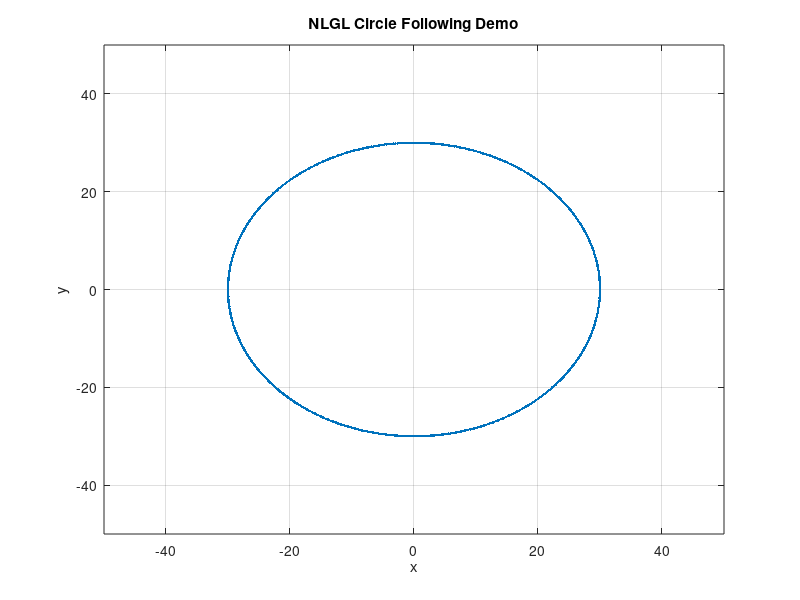

Here is the MATLAB script that generated this plot: (Note: this script raises an error after producing the figure.)
clear,clc,close all

% Initialize the UAV
x_usv = -10;
y_usv = -30;
v_usv = 4;
h_usv = pi/2;
delta_t = 1;

% Define vessel shape
x_shape = [0,0.3,0.7,1,0.5,0,-0.5,-1,-0.7,-0.3,0];
y_shape = [6,4.6,2,0,-1.2,-2,-1.2,0,2,4.6,6];
scale = 1;
[m_shape, n_shape] = size(x_shape);

% Initialize the straight line path
center_x = 0;
center_y = 0;
radius = 30;

theta = 0:0.01:2*pi;
circle_x = center_x + radius*cos(theta);
circle_y = center_y + radius*sin(theta);
plot(circle_x,circle_y,'.')
hold on

% Set the guidance algorithm parameter
radius_NLGL = 5;
circle_direction = 1; % -1 is clockwise, 1 is anticlock

% Initialize the plot
xlim([-50 50])
ylim([-50 50])
hold on
xlabel('x')
ylabel('y')
hold on
grid on
title('NLGL Circle Following Demo')

% The mission loop
for i = 1:1000
    x_usv = x_usv + v_usv * cos(h_usv) * delta_t;
    y_usv = y_usv + v_usv * sin(h_usv) * delta_t;
    
    %% NLGL circle guidance algorithm
    
    % Calculate the potential VTPs
    [xq, yq] = circcirc(center_x,center_y,radius, x_usv, y_usv,radius_NLGL);
    q1 = [xq(1), yq(1)];
    q2 = [xq(2), yq(2)];
    
    % Selecting the VTP
    alpha1 = atan2(q1(2)-center_y,q1(1)-center_x);
    alpha2 = atan2(q2(2)-center_y,q2(1)-center_x);
    
    if alpha1 < 0
        alpha1 = alpha1+2*pi;
    end
    
    if alpha2 < 0
        alpha2 = alpha2 + 2*pi;
    end
    
    beta = alpha2 - alpha1;
    
    if abs(beta)>pi
        beta = -beta;
    end
    
    if sign(beta)== sign(circle_direction)
        VTP = q2;
    elseif sign(beta)==-sign(circle_direction)
        VTP = q1;
    end
    
    h_desired_usv = atan2(VTP(2) - y_usv, VTP(1) - x_usv);
    if h_desired_usv < 0
        h_desired_usv = h_desired_usv + 2*pi;
    end
    
    h_usv = h_desired_usv;
    
    % Plot the usv
    [x_usv_plot, y_usv_plot, H, G] = draw_kayaka(x_shape,y_shape,x_usv,y_usv,scale, h_usv);
    pause(0.1)
    delete(H)
    delete(G)
end
